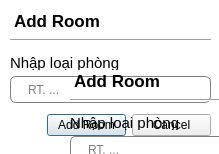
<?xml version="1.0" encoding="UTF-8"?>
<ui version="4.0">
 <class>Addroom</class>
 <widget class="QDialog" name="Addroom">
  <property name="geometry">
   <rect>
    <x>0</x>
    <y>0</y>
    <width>219</width>
    <height>154</height>
   </rect>
  </property>
  <property name="windowTitle">
   <string>Dialog</string>
  </property>
  <property name="styleSheet">
   <string notr="true">QDialog{
background-color:white;
}
QLineEdit{
border: 1px solid gray;
border-radius: 6px;
padding-left: 15px;
height: 25px;
}</string>
  </property>
  <widget class="Line" name="line">
   <property name="geometry">
    <rect>
     <x>10</x>
     <y>30</y>
     <width>201</width>
     <height>20</height>
    </rect>
   </property>
   <property name="orientation">
    <enum>Qt::Orientation::Horizontal</enum>
   </property>
  </widget>
  <widget class="QLabel" name="label_2">
   <property name="geometry">
    <rect>
     <x>10</x>
     <y>10</y>
     <width>161</width>
     <height>21</height>
    </rect>
   </property>
   <property name="font">
    <font>
     <pointsize>13</pointsize>
     <bold>true</bold>
    </font>
   </property>
   <property name="text">
    <string> Add Room</string>
   </property>
  </widget>
  <widget class="QWidget" name="layoutWidget">
   <property name="geometry">
    <rect>
     <x>10</x>
     <y>50</y>
     <width>201</width>
     <height>91</height>
    </rect>
   </property>
   <layout class="QVBoxLayout" name="verticalLayout_2">
    <item>
     <layout class="QVBoxLayout" name="verticalLayout">
      <item>
       <widget class="QLabel" name="label">
        <property name="maximumSize">
         <size>
          <width>16777215</width>
          <height>15</height>
         </size>
        </property>
        <property name="font">
         <font>
          <pointsize>11</pointsize>
         </font>
        </property>
        <property name="text">
         <string>Nhập loại phòng</string>
        </property>
       </widget>
      </item>
      <item>
       <widget class="QLineEdit" name="newRT">
        <property name="minimumSize">
         <size>
          <width>0</width>
          <height>25</height>
         </size>
        </property>
        <property name="placeholderText">
         <string>RT. ...</string>
        </property>
       </widget>
      </item>
     </layout>
    </item>
    <item>
     <layout class="QHBoxLayout" name="horizontalLayout_2">
      <item>
       <spacer name="horizontalSpacer">
        <property name="orientation">
         <enum>Qt::Orientation::Horizontal</enum>
        </property>
        <property name="sizeHint" stdset="0">
         <size>
          <width>40</width>
          <height>20</height>
         </size>
        </property>
       </spacer>
      </item>
      <item>
       <layout class="QHBoxLayout" name="horizontalLayout">
        <item>
         <widget class="QPushButton" name="Addroombtn">
          <property name="minimumSize">
           <size>
            <width>55</width>
            <height>18</height>
           </size>
          </property>
          <property name="styleSheet">
           <string notr="true">QPushButton{
/background-color: #34D481;
/color:white;
/border:none;
/border-radius: 8px;
/font-weight:bold;
/font-size: 10px;
}</string>
          </property>
          <property name="text">
           <string>Add Room</string>
          </property>
          <property name="checkable">
           <bool>true</bool>
          </property>
         </widget>
        </item>
        <item>
         <widget class="QPushButton" name="pushButton_2">
          <property name="minimumSize">
           <size>
            <width>18</width>
            <height>18</height>
           </size>
          </property>
          <property name="styleSheet">
           <string notr="true">QPushButton{
/background-color: #585858;
/color:white;
/border:none;
/border-radius: 8px;
/font-weight:bold;
/font-size: 10px;
}</string>
          </property>
          <property name="text">
           <string>Cancel</string>
          </property>
          <property name="checkable">
           <bool>true</bool>
          </property>
         </widget>
        </item>
       </layout>
      </item>
     </layout>
    </item>
   </layout>
  </widget>
  <widget class="QWidget" name="layoutWidget_2">
   <property name="geometry">
    <rect>
     <x>70</x>
     <y>110</y>
     <width>201</width>
     <height>91</height>
    </rect>
   </property>
   <layout class="QVBoxLayout" name="verticalLayout_3">
    <item>
     <layout class="QVBoxLayout" name="verticalLayout_4">
      <item>
       <widget class="QLabel" name="label_3">
        <property name="maximumSize">
         <size>
          <width>16777215</width>
          <height>15</height>
         </size>
        </property>
        <property name="font">
         <font>
          <pointsize>11</pointsize>
         </font>
        </property>
        <property name="text">
         <string>Nhập loại phòng</string>
        </property>
       </widget>
      </item>
      <item>
       <widget class="QLineEdit" name="newRT_2">
        <property name="minimumSize">
         <size>
          <width>0</width>
          <height>25</height>
         </size>
        </property>
        <property name="placeholderText">
         <string>RT. ...</string>
        </property>
       </widget>
      </item>
     </layout>
    </item>
    <item>
     <layout class="QHBoxLayout" name="horizontalLayout_3">
      <item>
       <spacer name="horizontalSpacer_2">
        <property name="orientation">
         <enum>Qt::Orientation::Horizontal</enum>
        </property>
        <property name="sizeHint" stdset="0">
         <size>
          <width>40</width>
          <height>20</height>
         </size>
        </property>
       </spacer>
      </item>
      <item>
       <layout class="QHBoxLayout" name="horizontalLayout_4">
        <item>
         <widget class="QPushButton" name="Addroombtn_2">
          <property name="minimumSize">
           <size>
            <width>55</width>
            <height>18</height>
           </size>
          </property>
          <property name="styleSheet">
           <string notr="true">QPushButton{
/background-color: #34D481;
/color:white;
/border:none;
/border-radius: 8px;
/font-weight:bold;
/font-size: 10px;
}</string>
          </property>
          <property name="text">
           <string>Add Room</string>
          </property>
          <property name="checkable">
           <bool>true</bool>
          </property>
         </widget>
        </item>
        <item>
         <widget class="QPushButton" name="pushButton_3">
          <property name="minimumSize">
           <size>
            <width>18</width>
            <height>18</height>
           </size>
          </property>
          <property name="styleSheet">
           <string notr="true">QPushButton{
/background-color: #585858;
/color:white;
/border:none;
/border-radius: 8px;
/font-weight:bold;
/font-size: 10px;
}</string>
          </property>
          <property name="text">
           <string>Cancel</string>
          </property>
          <property name="checkable">
           <bool>true</bool>
          </property>
         </widget>
        </item>
       </layout>
      </item>
     </layout>
    </item>
   </layout>
  </widget>
  <widget class="Line" name="line_2">
   <property name="geometry">
    <rect>
     <x>70</x>
     <y>90</y>
     <width>201</width>
     <height>20</height>
    </rect>
   </property>
   <property name="orientation">
    <enum>Qt::Orientation::Horizontal</enum>
   </property>
  </widget>
  <widget class="QLabel" name="label_4">
   <property name="geometry">
    <rect>
     <x>70</x>
     <y>70</y>
     <width>161</width>
     <height>21</height>
    </rect>
   </property>
   <property name="font">
    <font>
     <pointsize>13</pointsize>
     <bold>true</bold>
    </font>
   </property>
   <property name="text">
    <string> Add Room</string>
   </property>
  </widget>
 </widget>
 <resources/>
 <connections>
  <connection>
   <sender>pushButton_2</sender>
   <signal>toggled(bool)</signal>
   <receiver>Addroom</receiver>
   <slot>close()</slot>
   <hints>
    <hint type="sourcelabel">
     <x>199</x>
     <y>88</y>
    </hint>
    <hint type="destinationlabel">
     <x>180</x>
     <y>110</y>
    </hint>
   </hints>
  </connection>
 </connections>
</ui>
